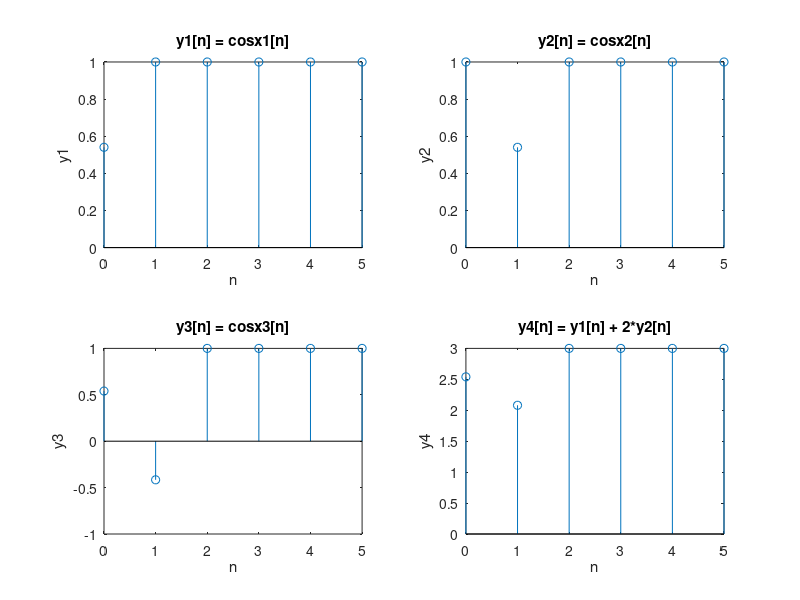

Recreate this plot in MATLAB.
n = 0:5;
x1 = [1 zeros(1,5)];
x2 = [0 1 zeros(1,4)];
x3 = x1 + 2*x2;

%System1
b1 = [1 -1 -1];% input index
a1 = [1 0 0 ];%output index

w1 = filter(b1,a1,x1);
w2 = filter(b1,a1,x2);
w3 = filter(b1,a1,x3);
w4 = w1 + 2*w2;

subplot(2,2,1),stem(n,w1),axis([0,5,ylim])
xlabel('n');ylabel('w1');title('w1[n] = x1[n] - x1[n-1] - x1[n-2]');
subplot(2,2,2),stem(n,w2),axis([0,5,ylim])
xlabel('n');ylabel('w2');title('w2[n] = x2[n] - x2[n-1] - x2[n-2]');
subplot(2,2,3),stem(n,w3),axis([0,5,ylim])
xlabel('n');ylabel('w3');title('w3[n] = x3[n] - x1[n-1] - x3[n-2]');
subplot(2,2,4),stem(n,w4),axis([0,5,ylim])
xlabel('n');ylabel('w4');title('w4[n] = w1[n] + 2*w2[n]');

%System2
y1 = cos(x1);
y2 = cos(x2);
y3 = cos(x3);
y4 = y1 + 2*y2;

subplot(2,2,1),stem(n,y1),axis([0,5,ylim])
xlabel('n');ylabel('y1');title('y1[n] = cosx1[n]');
subplot(2,2,2),stem(n,y2),axis([0,5,ylim])
xlabel('n');ylabel('y2');title('y2[n] = cosx2[n]');
subplot(2,2,3),stem(n,y3),axis([0,5,ylim])
xlabel('n');ylabel('y3');title('y3[n] = cosx3[n]');
subplot(2,2,4),stem(n,y4),axis([0,5,ylim])
xlabel('n');ylabel('y4');title('y4[n] = y1[n] + 2*y2[n]');
